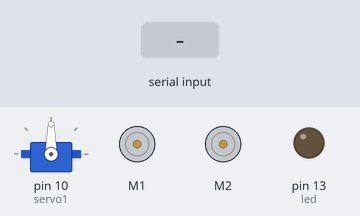
Bench run of a sketch on a simulated Arduino Uno, built with avr-gcc and run on an emulated ATmega328P. Parts: servo, 2 × DC motor (green arrow = forward, orange = backward, longer = faster), output pins drawn as LEDs (lit = HIGH). The test bench sets the inputs (shaded band).

Above: at 1.2 s.
1.3 s: "1" received over Serial
At 2.5 s:
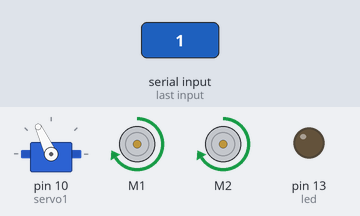
2.8 s: "2" received over Serial
At 3.8 s:
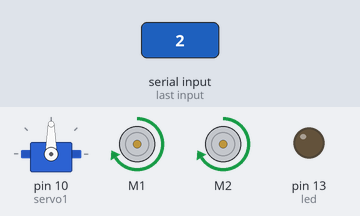
4.3 s: "3" received over Serial
At 4.9 s:
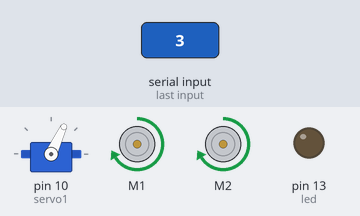
5.8 s: "4" received over Serial
At 6.1 s:
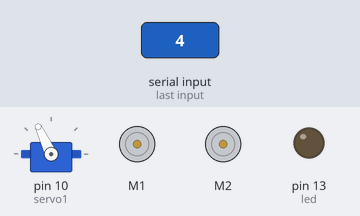
7.3 s: "5" received over Serial
At 8.4 s:
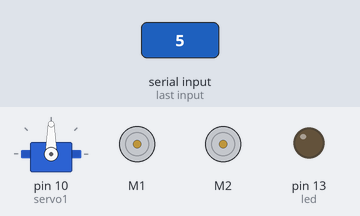
8.8 s: "6" received over Serial
At 9.5 s:
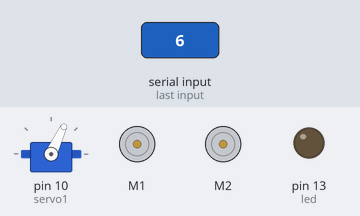
Timing chart, 0 to 11.3 s (numbered marks = the images above; inputs shaded):
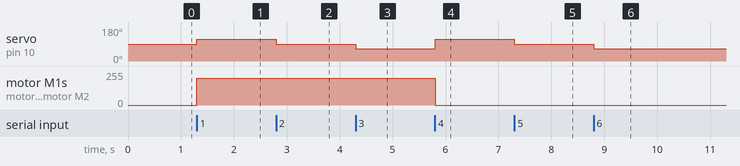

Measured:
- after the input at 1.3 s, servo on pin 10 (servo1): 90° → 115° at once; motor M1, motor M2: stopped → forward 200/255 at once
- after the input at 2.8 s, servo on pin 10 (servo1): 115° → 90° at once
- after the input at 4.3 s, servo on pin 10 (servo1): 90° → 65° at once
- after the input at 5.8 s, servo on pin 10 (servo1): 65° → 115° at once; motor M1, motor M2: forward 200/255 → stopped at once
- after the input at 7.3 s, servo on pin 10 (servo1): 115° → 90° at once
- after the input at 8.8 s, servo on pin 10 (servo1): 90° → 65° at once

The sketch:

ESCLAVO.ino
```cpp
#include <AFMotor.h>
#include<Servo.h>
Servo servo1;

AF_DCMotor motori(1);
AF_DCMotor motord(2);


int led = 13;  // usamos un pin de salida al LED
int DATO = 0;      // Variable lectrura serial

void setup() {
    pinMode(led, OUTPUT);

    Serial.begin(9700);

    servo1.attach(10);

}

void loop() {
if (Serial.available())
{
  DATO=Serial.read();
   if(DATO== '1'){
         servo1.write(115);
         motori.setSpeed(200);
         motord.setSpeed(200);
         motori.run(FORWARD);
         motord.run(FORWARD);
    }

   if(DATO== '2'){
         servo1.write(90);
         motori.setSpeed(200);
         motord.setSpeed(200);
         motori.run(FORWARD);
         motord.run(FORWARD);

    }
    if(DATO== '3'){
         servo1.write(65);
         motori.setSpeed(200);
         motord.setSpeed(200);
         motori.run(FORWARD);
         motord.run(FORWARD);

    }
    if(DATO== '4'){
         servo1.write(115);
         motori.setSpeed(200);
         motord.setSpeed(200);
         motori.run(RELEASE);
         motord.run(RELEASE);

    }
    if(DATO== '5'){
         servo1.write(90);
         motori.setSpeed(200);
         motord.setSpeed(200);
         motori.run(RELEASE);
         motord.run(RELEASE);

    }
    else if(DATO== '6'){
         servo1.write(65);
         motori.setSpeed(200);
         motord.setSpeed(200);
         motori.run(RELEASE);
         motord.run(RELEASE);

    }
    if(DATO== '7'){
         servo1.write(115);
         motori.setSpeed(200);
         motord.setSpeed(200);
         motori.run(BACKWARD);
         motord.run(BACKWARD);

    }
    else if(DATO== '8'){
         servo1.write(90);
         motori.setSpeed(200);
         motord.setSpeed(200);
         motori.run(BACKWARD);
         motord.run(BACKWARD);

    }
    if(DATO== '9'){
         servo1.write(65);
         motori.setSpeed(200);
         motord.setSpeed(200);
         motori.run(BACKWARD);
         motord.run(BACKWARD);
    }
  }
}
```
